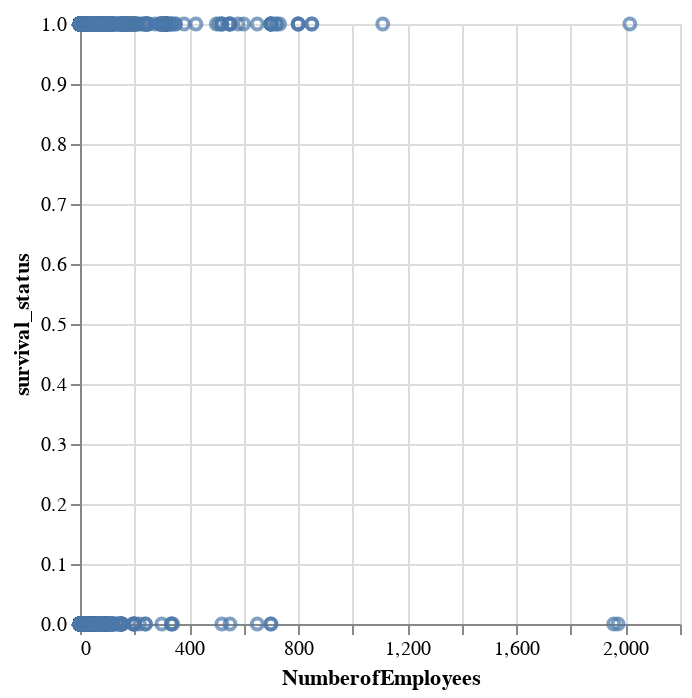

Write notebook code for a chart like this one.
### Markdown cell above
### survival_status v.s. NumberofEmployees
As last part, we focus in the Vancouver city only.
- There seems no specific threshold in regards of NumberofEmployees. But we can still use LogisticRegression to see whether it does.

### Code cell
alt.Chart(business[business['City'] == 'Vancouver'][['NumberofEmployees', 'survival_status']]).mark_point().encode(
    x=alt.X('NumberofEmployees'),
    y=alt.Y('survival_status'),
)

### Figure 1 — Vega specification as saved in the notebook (floating-point values rounded to 4 significant figures; data arrays with more than 128 entries replaced by an {"elided": "..."} marker saying what was removed)
{"$schema": "https://vega.github.io/schema/vega/v5.json", "data": [{"name": "source_0", "values": {"elided": "41375 records"}}, {"name": "source_0_x_domain_NumberofEmployees", "values": [{"min": 0.0, "max": 2016.0}]}, {"name": "source_0_y_domain_survival_status", "values": [{"min": 0, "max": 1}]}], "marks": [{"type": "symbol", "name": "marks", "from": {"data": "source_0"}, "encode": {"update": {"ariaRoleDescription": {"value": "point"}, "y": {"field": "survival_status", "scale": "y"}, "description": {"signal": "\"NumberofEmployees: \" + (format(datum[\"NumberofEmployees\"], \"\")) + \"; survival_status: \" + (format(datum[\"survival_status\"], \"\"))"}, "stroke": {"value": "#4c78a8"}, "fill": {"value": "transparent"}, "x": {"field": "NumberofEmployees", "scale": "x"}, "opacity": {"value": 0.7}}}, "style": ["point"]}], "scales": [{"name": "x", "type": "linear", "domain": [{"signal": "(data(\"source_0_x_domain_NumberofEmployees\")[0] || {}).min"}, {"signal": "(data(\"source_0_x_domain_NumberofEmployees\")[0] || {}).max"}], "range": [0, {"signal": "width"}], "nice": true, "zero": true}, {"name": "y", "type": "linear", "domain": [{"signal": "(data(\"source_0_y_domain_survival_status\")[0] || {}).min"}, {"signal": "(data(\"source_0_y_domain_survival_status\")[0] || {}).max"}], "range": [{"signal": "height"}, 0], "nice": true, "zero": true}], "axes": [{"scale": "x", "tickCount": {"signal": "ceil(width/40)"}, "labels": false, "minExtent": 0, "maxExtent": 0, "zindex": 0, "grid": true, "orient": "bottom", "domain": false, "gridScale": "y", "ticks": false, "aria": false}, {"scale": "y", "grid": true, "orient": "left", "tickCount": {"signal": "ceil(height/40)"}, "aria": false, "labels": false, "maxExtent": 0, "domain": false, "minExtent": 0, "gridScale": "x", "zindex": 0, "ticks": false}, {"scale": "x", "tickCount": {"signal": "ceil(width/40)"}, "grid": false, "zindex": 0, "labelOverlap": true, "orient": "bottom", "labelFlush": true, "title": "NumberofEmployees"}, {"scale": "y", "tickCount": {"signal": "ceil(height/40)"}, "zindex": 0, "title": "survival_status", "labelOverlap": true, "orient": "left", "grid": false}], "style": "cell", "height": 300, "padding": 5, "width": 300, "background": "white"}
